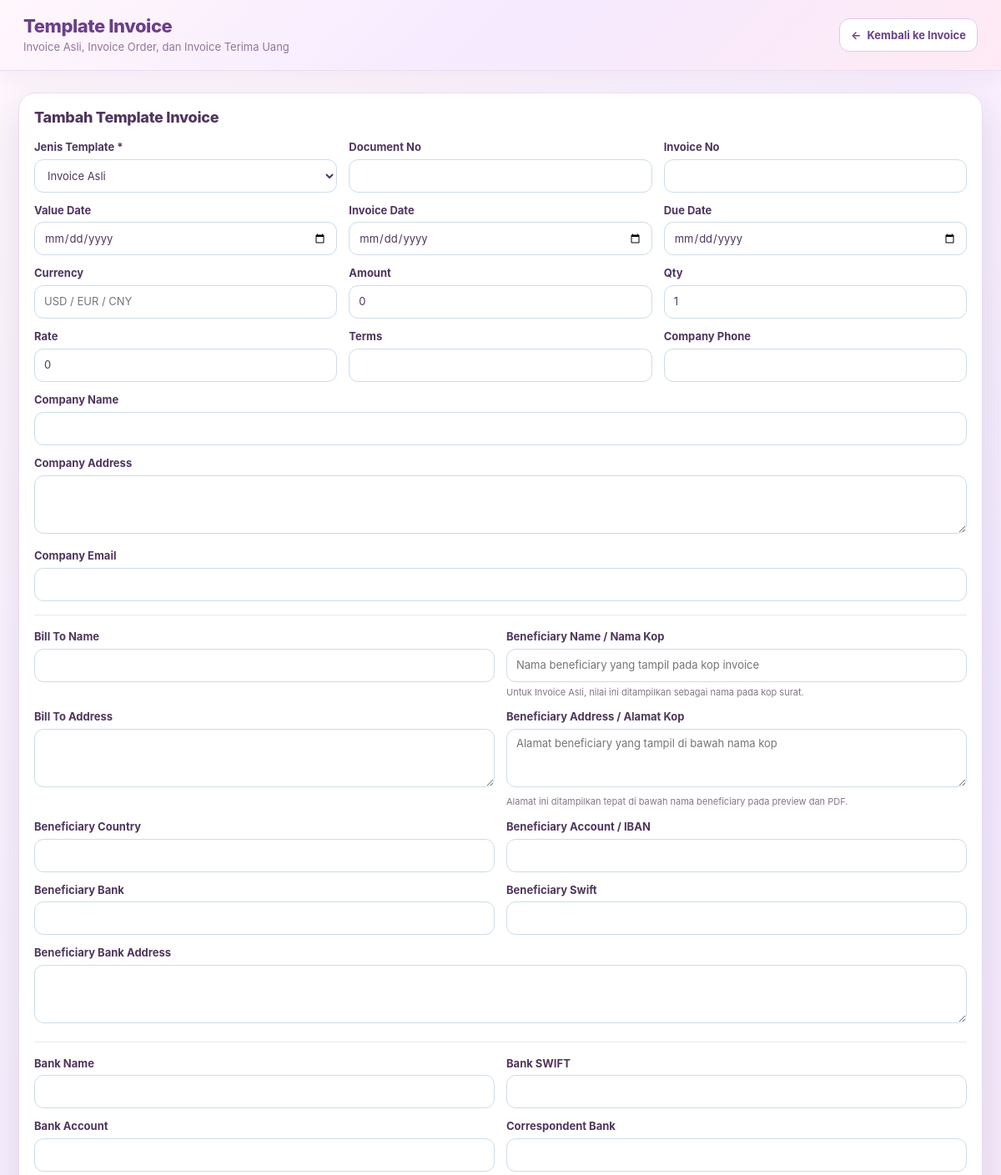
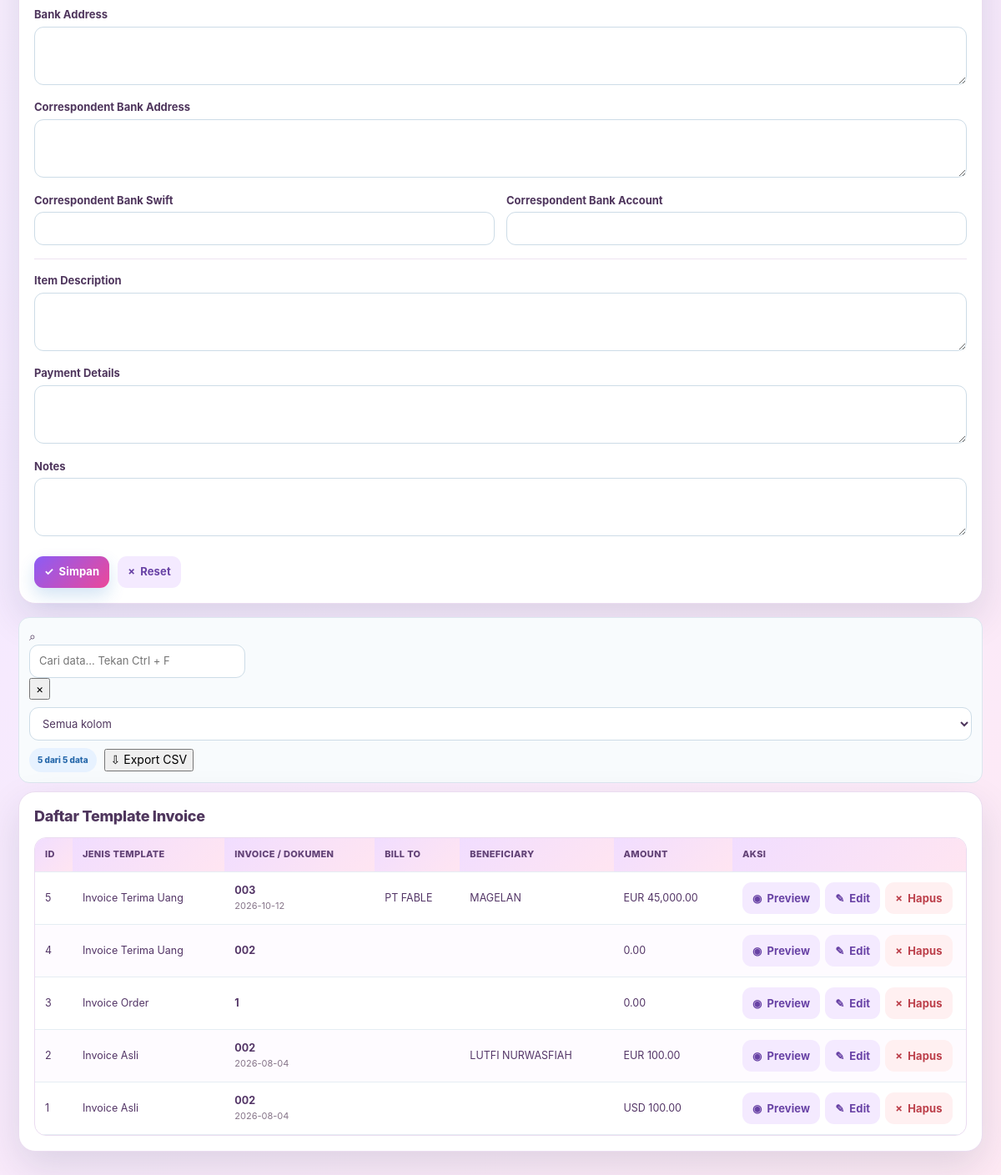
Page /public/invoice_templates.php (signed in) on the committed database (2 pictures, top to bottom).
### tables this page shows
CREATE TABLE `roles` (
  `id` bigint(20) UNSIGNED NOT NULL,
  `code` varchar(50) NOT NULL,
  `name` varchar(100) NOT NULL,
  `description` varchar(255) DEFAULT NULL,
  `created_at` datetime NOT NULL DEFAULT current_timestamp()
);

CREATE TABLE `invoice_template_documents` (
  `id` bigint(20) UNSIGNED NOT NULL,
  `template_type` varchar(50) NOT NULL,
  `document_no` varchar(120) DEFAULT NULL,
  `invoice_no` varchar(120) DEFAULT NULL,
  `value_date` date DEFAULT NULL,
  `invoice_date` date DEFAULT NULL,
  `due_date` date DEFAULT NULL,
  `currency` varchar(10) DEFAULT NULL,
  `amount` decimal(22,4) NOT NULL DEFAULT 0.0000,
  `qty` decimal(18,4) NOT NULL DEFAULT 1.0000,
  `rate` decimal(22,4) NOT NULL DEFAULT 0.0000,
  `company_name` varchar(200) DEFAULT NULL,
  `company_address` text DEFAULT NULL,
  `company_phone` varchar(100) DEFAULT NULL,
  `company_email` varchar(150) DEFAULT NULL,
  `bill_to_name` varchar(200) DEFAULT NULL,
  `bill_to_address` text DEFAULT NULL,
  `beneficiary_name` varchar(200) DEFAULT NULL,
  `beneficiary_address` text DEFAULT NULL,
  `beneficiary_country` varchar(120) DEFAULT NULL,
  `beneficiary_account` varchar(120) DEFAULT NULL,
  `beneficiary_bank` varchar(200) DEFAULT NULL,
  `beneficiary_bank_address` text DEFAULT NULL,
  `beneficiary_swift` varchar(80) DEFAULT NULL,
  `bank_name` varchar(200) DEFAULT NULL,
  `bank_swift` varchar(80) DEFAULT NULL,
  `bank_account` varchar(120) DEFAULT NULL,
  `bank_address` text DEFAULT NULL,
  `correspondent_bank` varchar(200) DEFAULT NULL,
  `correspondent_bank_address` text DEFAULT NULL,
  `correspondent_bank_swift` varchar(80) DEFAULT NULL,
  `correspondent_bank_account` varchar(120) DEFAULT NULL,
  `payment_details` text DEFAULT NULL,
  `item_description` text DEFAULT NULL,
  `terms` varchar(120) DEFAULT NULL,
  `notes` text DEFAULT NULL,
  `created_by` bigint(20) UNSIGNED DEFAULT NULL,
  `updated_by` bigint(20) UNSIGNED DEFAULT NULL,
  `created_at` datetime NOT NULL DEFAULT current_timestamp(),
  `updated_at` datetime NOT NULL DEFAULT current_timestamp() ON UPDATE current_timestamp()
);

### public/invoice_templates.php (the view, shortened to what the rows shown need)
<?php
require_once dirname(__DIR__) . '/app/bootstrap.php';
function inv_escape(mixed $value): string
{
    return htmlspecialchars(
        (string) $value,
        ENT_QUOTES,
        'UTF-8'
    );
}
function inv_format_money(
    mixed $number,
    string $currency = ''
): string {
    $value = (float) $number;
    $formatted = number_format(
        $value,
        2,
        '.',
        ','
    );
    return trim($currency . ' ' . $formatted);
}
function inv_template_label(string $type): string
{
    return match ($type) {
        'invoice_asli' => 'Invoice Asli',
        'invoice_order' => 'Invoice Order',
        'invoice_terima_uang' => 'Invoice Terima Uang',
        default => 'Template Invoice',
    };
}
if (!Auth::check()) {
    header(
        'Location: ' . url('/login')
    );
    exit;
}
$user = Auth::user() ?? [];
$roleCode = (string) (
    $user['role_code'] ?? ''
);
$canWrite = in_array($roleCode, ['super_admin', 'superadmin', 'admin_invoice', 'invoice'], true);
$pdo = App::db();
$editData = null;
    ?>
    <?php
$stmt = $pdo->query(
    'SELECT *
     FROM invoice_template_documents
     ORDER BY id DESC'
);
$rows = $stmt->fetchAll(\PDO::FETCH_ASSOC);
?>
<!doctype html>
<html lang="id">
<head>
    <link rel="stylesheet" href="<?= inv_escape(asset('css/modern-banking.css')) ?>">
<link rel="stylesheet" href="<?= inv_escape(asset('css/remitops-v5.css')) ?>">
<link rel="stylesheet" href="<?= inv_escape(asset('css/app.css')) ?>">
</head>
<body class="invoice-template-page">
<header class="header">
    <div class="header-inner">
        <div>
            <h1>Template Invoice</h1>
        </div>
    </div>
</header>
<main class="container">
    <?php if ($canWrite): ?>
<section class="card">
        <h2 class="section-title">
            <?= $editData ? 'Edit Template Invoice' : 'Tambah Template Invoice' ?>
        </h2>
        <form method="post">
        </form>
    </section>
    <?php endif; ?>
    <section class="card table-wrap">
        <h2 class="section-title">Daftar Template Invoice</h2>
        <table>
            <thead>
                <tr>
                    <th>ID</th>
                    <th>Jenis Template</th>
                    <th>Invoice / Dokumen</th>
                    <th>Bill To</th>
                    <th>Beneficiary</th>
                    <th>Amount</th>
                    <th style="width:280px;">Aksi</th>
                </tr>
            </thead>
            <tbody>
                <?php foreach ($rows as $row): ?>
                    <tr>
                        <td><?= (int) $row['id'] ?></td>
                        <td><?= inv_escape(inv_template_label((string) $row['template_type'])) ?></td>
                        <td>
                            <strong><?= inv_escape($row['invoice_no'] ?: $row['document_no']) ?></strong><br>
                            <small><?= inv_escape($row['invoice_date'] ?? '') ?></small>
                        </td>
                        <td><?= inv_escape($row['bill_to_name'] ?? '') ?></td>
                        <td><?= inv_escape($row['beneficiary_name'] ?? '') ?></td>
                        <td><?= inv_escape(inv_format_money($row['amount'] ?? 0, (string) ($row['currency'] ?? ''))) ?></td>
                        <td>
                            <div class="actions">
                                <a class="btn btn-secondary" href="<?= inv_escape(url('/invoice_templates.php?preview=' . (int) $row['id'])) ?>">
                                    <i class="bi bi-eye"></i>
                                    Preview
                                </a>
                                <?php if ($canWrite): ?>
                                    <a class="btn btn-secondary" href="<?= inv_escape(url('/invoice_templates.php?edit=' . (int) $row['id'])) ?>">
                                        <i class="bi bi-pencil-square"></i>
                                        Edit
                                    </a>
                                    <form method="post" onsubmit="return confirm('Hapus data ini?')" style="display:inline;">
                                        <button class="btn btn-danger" type="submit">
                                            <i class="bi bi-trash"></i>
                                            Hapus
                                        </button>
                                    </form>
                                <?php endif; ?>
                            </div>
                        </td>
                    </tr>
                <?php endforeach; ?>
            </tbody>
        </table>
    </section>
</main>
</body>
</html>

### rows in the picture
invoice_template_documents: id "5", template_type "Invoice Terima Uang", invoice_no "003", invoice_date "2026-10-12", bill_to_name "PT FABLE", beneficiary_name "MAGELAN", amount+currency "EUR 45,000.00"
invoice_template_documents: id "4", template_type "Invoice Terima Uang", invoice_no "002", amount+currency "0.00"
invoice_template_documents: id "3", template_type "Invoice Order", invoice_no "1", amount+currency "0.00"
invoice_template_documents: id "2", template_type "Invoice Asli", invoice_no "002", invoice_date "2026-08-04", beneficiary_name "LUTFI NURWASFIAH", amount+currency "EUR 100.00"
invoice_template_documents: id "1", template_type "Invoice Asli", invoice_no "002", invoice_date "2026-08-04", amount+currency "USD 100.00"
